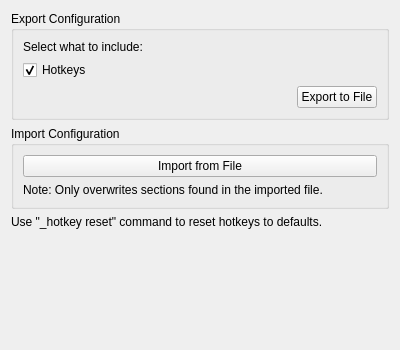
<?xml version="1.0" encoding="UTF-8"?>
<ui version="4.0">
 <class>ClientConfigPage</class>
 <widget class="QWidget" name="ClientConfigPage">
  <property name="geometry">
   <rect>
    <x>0</x>
    <y>0</y>
    <width>400</width>
    <height>350</height>
   </rect>
  </property>
  <property name="windowTitle">
   <string>Import / Export</string>
  </property>
  <layout class="QVBoxLayout" name="verticalLayout">
   <item>
    <widget class="QGroupBox" name="exportGroupBox">
     <property name="title">
      <string>Export Configuration</string>
     </property>
     <layout class="QVBoxLayout" name="exportLayout">
      <item>
       <widget class="QLabel" name="exportLabel">
        <property name="text">
         <string>Select what to include:</string>
        </property>
       </widget>
      </item>
      <item>
       <widget class="QCheckBox" name="exportHotkeysCheckBox">
        <property name="text">
         <string>Hotkeys</string>
        </property>
        <property name="checked">
         <bool>true</bool>
        </property>
       </widget>
      </item>
      <item>
       <layout class="QHBoxLayout" name="exportButtonLayout">
        <item>
         <spacer name="exportSpacer">
          <property name="orientation">
           <enum>Qt::Horizontal</enum>
          </property>
          <property name="sizeHint" stdset="0">
           <size>
            <width>40</width>
            <height>20</height>
           </size>
          </property>
         </spacer>
        </item>
        <item>
         <widget class="QPushButton" name="exportButton">
          <property name="text">
           <string>Export to File</string>
          </property>
         </widget>
        </item>
       </layout>
      </item>
     </layout>
    </widget>
   </item>
   <item>
    <widget class="QGroupBox" name="importGroupBox">
     <property name="title">
      <string>Import Configuration</string>
     </property>
     <layout class="QVBoxLayout" name="importLayout">
      <item>
       <widget class="QPushButton" name="importButton">
        <property name="text">
         <string>Import from File</string>
        </property>
       </widget>
      </item>
      <item>
       <widget class="QLabel" name="importNoteLabel">
        <property name="text">
         <string>Note: Only overwrites sections found in the imported file.</string>
        </property>
        <property name="wordWrap">
         <bool>true</bool>
        </property>
       </widget>
      </item>
     </layout>
    </widget>
   </item>
   <item>
    <widget class="QLabel" name="resetNoteLabel">
     <property name="text">
      <string>Use "_hotkey reset" command to reset hotkeys to defaults.</string>
     </property>
     <property name="wordWrap">
      <bool>true</bool>
     </property>
    </widget>
   </item>
   <item>
    <spacer name="verticalSpacer">
     <property name="orientation">
      <enum>Qt::Vertical</enum>
     </property>
     <property name="sizeHint" stdset="0">
      <size>
       <width>20</width>
       <height>40</height>
      </size>
     </property>
    </spacer>
   </item>
  </layout>
 </widget>
 <resources/>
 <connections/>
</ui>
